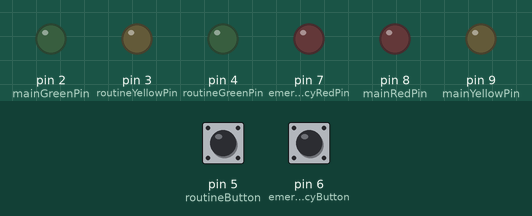
Bench run of a sketch on a simulated Arduino Uno, built with avr-gcc and run on an emulated ATmega328P. Parts: output pins drawn as LEDs (lit = HIGH). Dashed ring = blinking. The inputs (shaded band) are chosen by the test bench; at power-on: pin 6 (emergencyButton) HIGH, pin 5 (routineButton) HIGH.

Above: at 3.2 s.
3.3 s: pin 6 (emergencyButton) pulled LOW for 0.15 s
At 3.65 s:
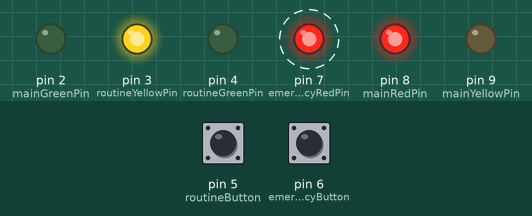
6.3 s: pin 6 (emergencyButton) pulled LOW for 3.2 s
At 10.0 s:
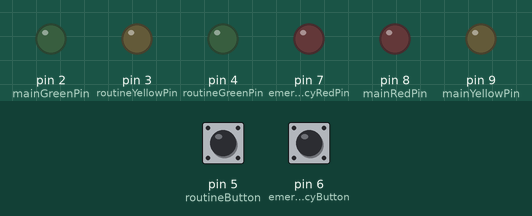
11.0 s: pin 5 (routineButton) pulled LOW for 1 s
At 13.0 s:
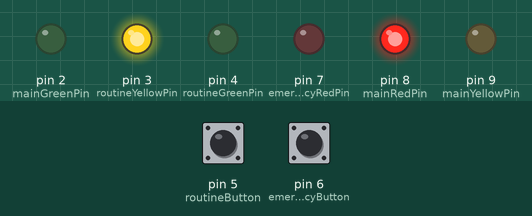
13.5 s: pin 5 (routineButton) pulled LOW for 0.15 s
At 13.8 s:
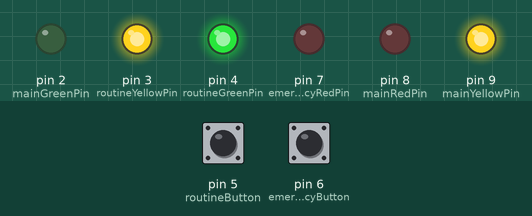
Timing chart, 0 to 16.1 s (numbered marks = the images above; inputs shaded):
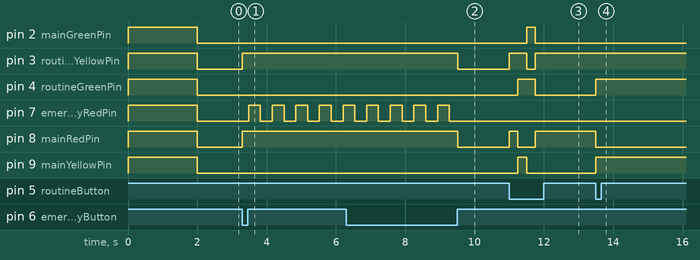

Measured:
- after the input at 3.3 s, pin 3 (routineYellowPin), pin 8 (mainRedPin): LOW → HIGH at once; pin 7 (emergencyRedPin): alternates HIGH for 0.34 s and LOW for 0.34 s, starting after 0.18 s
- after the input at 6.3 s, pin 3 (routineYellowPin), pin 8 (mainRedPin): HIGH → LOW after 3.2 s; pin 7 (emergencyRedPin): goes on until 9.3 s, then stays LOW
- after the input at 11.0 s, pin 2 (mainGreenPin): LOW → HIGH after 0.50 s, → LOW 0.25 s later; pin 3 (routineYellowPin): LOW → HIGH at once, → LOW 0.50 s later, → HIGH 0.25 s later
- after the input at 13.5 s, pin 4 (routineGreenPin), pin 9 (mainYellowPin): LOW → HIGH at once; pin 8 (mainRedPin): HIGH → LOW at once

The sketch:

sketch_ex2.ino
```cpp
const int mainGreenPin = 2;
const int mainYellowPin = 9;
const int mainRedPin = 8;

const int routineGreenPin = 4;
const int routineYellowPin = 3;

const int routineButton = 5;
const int emergencyButton = 6;

const int emergencyRedPin = 7;


int state = -1;  // the state increases
bool isEmergencyOn = false;

int brightness = 0;    // how bright the LED is
int fadeAmount = 15;    // how many points to fade the LED by
int timerRunning = 0 ;
int startTime = 0;
int endTime = 0;


void setup() {
  pinMode(routineButton, INPUT);
  pinMode(emergencyButton, INPUT);
  pinMode(mainGreenPin, OUTPUT);
  pinMode(mainYellowPin, OUTPUT);
  pinMode(mainRedPin, OUTPUT);
  pinMode(routineGreenPin, OUTPUT);
  pinMode(routineYellowPin, OUTPUT);
  pinMode(emergencyRedPin, OUTPUT);

  digitalWrite(mainGreenPin, HIGH);
  digitalWrite(mainYellowPin, HIGH);
  digitalWrite(mainRedPin, HIGH);
  digitalWrite(routineGreenPin, HIGH);
  digitalWrite(emergencyRedPin, HIGH);
  digitalWrite(routineYellowPin, HIGH);
  digitalWrite(routineButton, HIGH);
  digitalWrite(emergencyButton, HIGH);
  delay(2000);
  digitalWrite(mainGreenPin, LOW);
  digitalWrite(mainYellowPin, LOW);
  digitalWrite(mainRedPin, LOW);
  digitalWrite(routineGreenPin, LOW);
  digitalWrite(emergencyRedPin, LOW);
  digitalWrite(routineYellowPin, LOW);
}

void routineLight(int state) {
  switch (state) {
    case 0://stop
      {
        digitalWrite(routineYellowPin, HIGH);
        digitalWrite(mainRedPin, HIGH);
        digitalWrite(routineGreenPin, LOW);
        digitalWrite(mainGreenPin, LOW);
        delay(250);
        break;

      }
    case 1://drive slowly
      {
        digitalWrite(routineYellowPin, HIGH);
        digitalWrite(routineGreenPin, HIGH);
        digitalWrite(mainYellowPin, HIGH);
        digitalWrite(mainRedPin, LOW);
        delay(250);
        break;
      }
    case 2://drive
      {
        digitalWrite(routineGreenPin, HIGH);
        digitalWrite(mainGreenPin, HIGH);
        digitalWrite(routineYellowPin, LOW);
        digitalWrite(mainYellowPin, LOW);
        delay(250);
        break;
      }
  }
}

void loop() {


  // check if the pushbutton is pressed. If it is, the buttonState is HIGH:
  if (digitalRead(emergencyButton) != HIGH) {
      digitalWrite(emergencyRedPin, HIGH);
      digitalWrite(mainGreenPin, LOW);
      digitalWrite(mainYellowPin, LOW);
      digitalWrite(mainRedPin, HIGH);
      digitalWrite(routineGreenPin, LOW);
      digitalWrite(routineYellowPin, HIGH);
    isEmergencyOn = true;
  }
    if (digitalRead(routineButton) != HIGH && !isEmergencyOn)
  {
    state++;
    state %= 3;
    routineLight(state);
  }

  else if (isEmergencyOn)
  {

    analogWrite(emergencyRedPin, brightness);

    // change the brightness for next time through the loop:
    brightness = brightness + fadeAmount;

    // reverse the direction of the fading at the ends of the fade:
    if (brightness <= 0 || brightness >= 255) {
      fadeAmount = -fadeAmount;
    }
    // wait for 30 milliseconds to see the dimming effect
    delay(20);
  }


  if (timerRunning == 0 && digitalRead(emergencyButton) == LOW) { // button pressed & timer not running already

    startTime = millis();
    timerRunning = 1;
  }
  if (timerRunning == 1 && digitalRead(emergencyButton) == HIGH) { // timer running, button released

    endTime = millis();
    timerRunning = 0;
    int duration = endTime - startTime;
    if (duration >= 2000) {
      isEmergencyOn = false;
      digitalWrite(emergencyRedPin, LOW);
      digitalWrite(mainRedPin, LOW);
      digitalWrite(routineYellowPin, LOW);
      routineLight(state);
    }

  }
}
```
